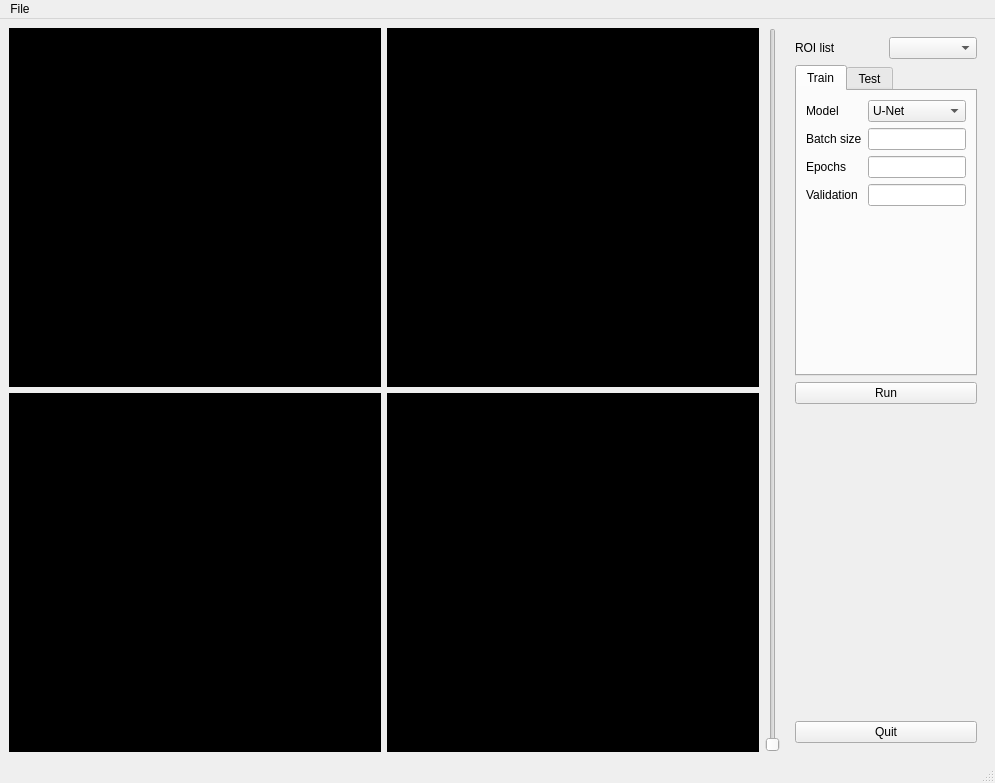
<?xml version="1.0" encoding="UTF-8"?>
<ui version="4.0">
 <class>MainWindow</class>
 <widget class="QMainWindow" name="MainWindow">
  <property name="geometry">
   <rect>
    <x>0</x>
    <y>0</y>
    <width>995</width>
    <height>783</height>
   </rect>
  </property>
  <property name="windowTitle">
   <string>MainWindow</string>
  </property>
  <widget class="QWidget" name="centralwidget">
   <layout class="QVBoxLayout" name="verticalLayout">
    <item>
     <layout class="QHBoxLayout" name="horizontalLayout">
      <item>
       <layout class="QGridLayout" name="gridLayout">
        <item row="0" column="1">
         <widget class="QWidget" name="vtk_window_2" native="true">
          <property name="autoFillBackground">
           <bool>false</bool>
          </property>
          <property name="styleSheet">
           <string notr="true">background-color: black;</string>
          </property>
         </widget>
        </item>
        <item row="0" column="0">
         <widget class="QWidget" name="vtk_window_1" native="true">
          <property name="autoFillBackground">
           <bool>false</bool>
          </property>
          <property name="styleSheet">
           <string notr="true">background-color: black;</string>
          </property>
         </widget>
        </item>
        <item row="1" column="0">
         <widget class="QWidget" name="vtk_window_3" native="true">
          <property name="autoFillBackground">
           <bool>false</bool>
          </property>
          <property name="styleSheet">
           <string notr="true">background-color: black;</string>
          </property>
         </widget>
        </item>
        <item row="1" column="1">
         <widget class="QWidget" name="vtk_window_4" native="true">
          <property name="autoFillBackground">
           <bool>false</bool>
          </property>
          <property name="styleSheet">
           <string notr="true">background-color: black;</string>
          </property>
         </widget>
        </item>
       </layout>
      </item>
      <item>
       <widget class="QSlider" name="slider_main">
        <property name="orientation">
         <enum>Qt::Vertical</enum>
        </property>
       </widget>
      </item>
      <item>
       <widget class="QWidget" name="widget" native="true">
        <property name="maximumSize">
         <size>
          <width>200</width>
          <height>16777215</height>
         </size>
        </property>
        <layout class="QHBoxLayout" name="horizontalLayout_2">
         <item>
          <layout class="QVBoxLayout" name="verticalLayout_2">
           <item>
            <layout class="QHBoxLayout" name="horizontalLayout_3">
             <item>
              <widget class="QLabel" name="label">
               <property name="text">
                <string>ROI list</string>
               </property>
              </widget>
             </item>
             <item>
              <widget class="QComboBox" name="combo_roi_list"/>
             </item>
            </layout>
           </item>
           <item>
            <widget class="QTabWidget" name="tab_type">
             <property name="currentIndex">
              <number>0</number>
             </property>
             <widget class="QWidget" name="tab">
              <attribute name="title">
               <string>Train</string>
              </attribute>
              <layout class="QHBoxLayout" name="horizontalLayout_4">
               <item>
                <layout class="QVBoxLayout" name="verticalLayout_3">
                 <item>
                  <layout class="QFormLayout" name="formLayout">
                   <item row="0" column="0">
                    <widget class="QLabel" name="modelLabel">
                     <property name="text">
                      <string>Model</string>
                     </property>
                    </widget>
                   </item>
                   <item row="0" column="1">
                    <widget class="QComboBox" name="combo_model">
                     <item>
                      <property name="text">
                       <string>U-Net</string>
                      </property>
                     </item>
                     <item>
                      <property name="text">
                       <string>ResUNet</string>
                      </property>
                     </item>
                    </widget>
                   </item>
                   <item row="1" column="0">
                    <widget class="QLabel" name="paramLabel">
                     <property name="text">
                      <string>Batch size</string>
                     </property>
                    </widget>
                   </item>
                   <item row="1" column="1">
                    <widget class="QLineEdit" name="edit_batch_size"/>
                   </item>
                   <item row="2" column="0">
                    <widget class="QLabel" name="epochsLabel">
                     <property name="text">
                      <string>Epochs</string>
                     </property>
                    </widget>
                   </item>
                   <item row="2" column="1">
                    <widget class="QLineEdit" name="edit_epochs"/>
                   </item>
                   <item row="3" column="0">
                    <widget class="QLabel" name="validationSplitLabel">
                     <property name="text">
                      <string>Validation</string>
                     </property>
                    </widget>
                   </item>
                   <item row="3" column="1">
                    <widget class="QLineEdit" name="edit_validation"/>
                   </item>
                  </layout>
                 </item>
                </layout>
               </item>
              </layout>
             </widget>
             <widget class="QWidget" name="tab_2">
              <attribute name="title">
               <string>Test</string>
              </attribute>
              <layout class="QHBoxLayout" name="horizontalLayout_5">
               <item>
                <layout class="QFormLayout" name="formLayout_2">
                 <item row="0" column="0">
                  <widget class="QLabel" name="xSpacingLabel">
                   <property name="text">
                    <string>X spacing</string>
                   </property>
                  </widget>
                 </item>
                 <item row="0" column="1">
                  <widget class="QLineEdit" name="edit_x_spacing"/>
                 </item>
                 <item row="1" column="0">
                  <widget class="QLabel" name="ySpacingLabel">
                   <property name="text">
                    <string>Y spacing</string>
                   </property>
                  </widget>
                 </item>
                 <item row="1" column="1">
                  <widget class="QLineEdit" name="edit_y_spacing"/>
                 </item>
                 <item row="2" column="0">
                  <widget class="QLabel" name="zSpacingLabel">
                   <property name="text">
                    <string>Z spacing</string>
                   </property>
                  </widget>
                 </item>
                 <item row="2" column="1">
                  <widget class="QLineEdit" name="edit_z_spacing"/>
                 </item>
                </layout>
               </item>
              </layout>
             </widget>
            </widget>
           </item>
           <item>
            <widget class="QPushButton" name="bt_run">
             <property name="text">
              <string>Run</string>
             </property>
            </widget>
           </item>
           <item>
            <spacer name="verticalSpacer">
             <property name="orientation">
              <enum>Qt::Vertical</enum>
             </property>
             <property name="sizeHint" stdset="0">
              <size>
               <width>20</width>
               <height>40</height>
              </size>
             </property>
            </spacer>
           </item>
           <item>
            <widget class="QPushButton" name="bt_quit">
             <property name="text">
              <string>Quit</string>
             </property>
            </widget>
           </item>
          </layout>
         </item>
        </layout>
       </widget>
      </item>
     </layout>
    </item>
   </layout>
  </widget>
  <widget class="QMenuBar" name="menubar">
   <property name="geometry">
    <rect>
     <x>0</x>
     <y>0</y>
     <width>995</width>
     <height>23</height>
    </rect>
   </property>
   <widget class="QMenu" name="menuOpen">
    <property name="title">
     <string>File</string>
    </property>
    <addaction name="actionOpen"/>
    <addaction name="separator"/>
    <addaction name="actionQuit"/>
   </widget>
   <addaction name="menuOpen"/>
  </widget>
  <widget class="QStatusBar" name="statusbar"/>
  <action name="actionOpen">
   <property name="text">
    <string>Open</string>
   </property>
  </action>
  <action name="actionQuit">
   <property name="text">
    <string>Quit</string>
   </property>
  </action>
 </widget>
 <resources/>
 <connections>
  <connection>
   <sender>bt_quit</sender>
   <signal>clicked()</signal>
   <receiver>actionQuit</receiver>
   <slot>trigger()</slot>
   <hints>
    <hint type="sourcelabel">
     <x>884</x>
     <y>729</y>
    </hint>
    <hint type="destinationlabel">
     <x>-1</x>
     <y>-1</y>
    </hint>
   </hints>
  </connection>
 </connections>
</ui>
